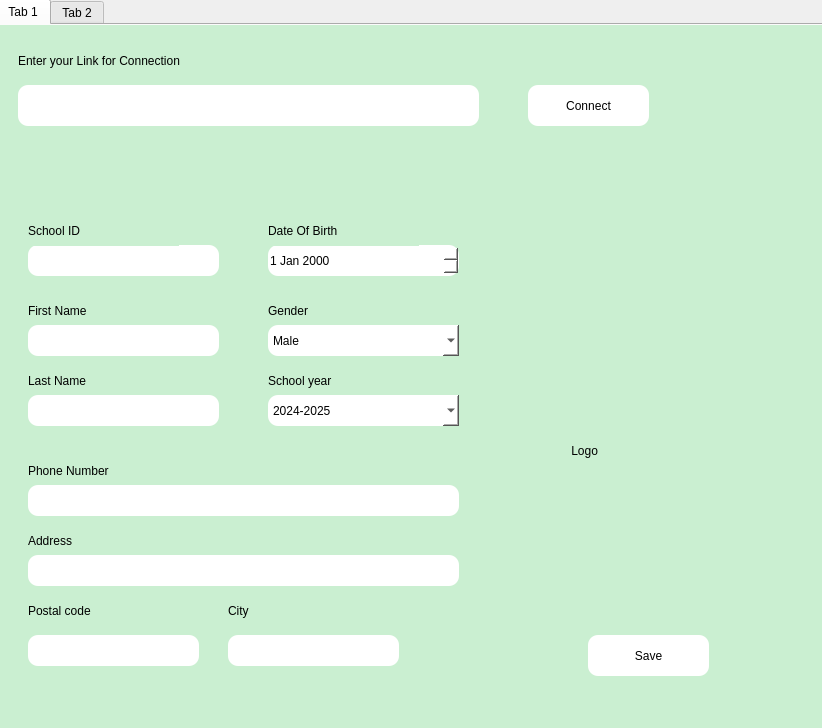
<?xml version="1.0" encoding="UTF-8"?>
<ui version="4.0">
 <class>Form</class>
 <widget class="QWidget" name="Form">
  <property name="geometry">
   <rect>
    <x>0</x>
    <y>0</y>
    <width>822</width>
    <height>728</height>
   </rect>
  </property>
  <property name="windowTitle">
   <string>Form</string>
  </property>
  <property name="styleSheet">
   <string notr="true">background-color:0x90014;</string>
  </property>
  <widget class="QTabWidget" name="tabWidget">
   <property name="geometry">
    <rect>
     <x>-4</x>
     <y>-1</y>
     <width>831</width>
     <height>731</height>
    </rect>
   </property>
   <property name="styleSheet">
    <string notr="true">background-color:0x90014;
</string>
   </property>
   <widget class="QWidget" name="tab">
    <property name="styleSheet">
     <string notr="true">background-color:#CAEFD1</string>
    </property>
    <attribute name="title">
     <string>Tab 1</string>
    </attribute>
    <widget class="QLabel" name="validation_label">
     <property name="geometry">
      <rect>
       <x>20</x>
       <y>110</y>
       <width>721</width>
       <height>51</height>
      </rect>
     </property>
     <property name="styleSheet">
      <string notr="true">font: 20pt &quot;MS Shell Dlg 2&quot;;
</string>
     </property>
     <property name="text">
      <string/>
     </property>
    </widget>
    <widget class="QLabel" name="label_12">
     <property name="geometry">
      <rect>
       <x>540</x>
       <y>200</y>
       <width>211</width>
       <height>451</height>
      </rect>
     </property>
     <property name="styleSheet">
      <string notr="true">font: 18pt &quot;MS Shell Dlg 2&quot;;</string>
     </property>
     <property name="text">
      <string>          Logo</string>
     </property>
    </widget>
    <widget class="QLabel" name="label_6">
     <property name="geometry">
      <rect>
       <x>270</x>
       <y>270</y>
       <width>151</width>
       <height>31</height>
      </rect>
     </property>
     <property name="styleSheet">
      <string notr="true">font: 14pt &quot;MS Shell Dlg 2&quot;;</string>
     </property>
     <property name="text">
      <string>Gender</string>
     </property>
    </widget>
    <widget class="QComboBox" name="gender_input">
     <property name="geometry">
      <rect>
       <x>270</x>
       <y>300</y>
       <width>191</width>
       <height>31</height>
      </rect>
     </property>
     <property name="styleSheet">
      <string notr="true">border-radius:10px;
background-color:white;
font: 14pt &quot;MS Shell Dlg 2&quot;;</string>
     </property>
     <item>
      <property name="text">
       <string>Male</string>
      </property>
     </item>
     <item>
      <property name="text">
       <string>Female</string>
      </property>
     </item>
    </widget>
    <widget class="QLabel" name="label_9">
     <property name="geometry">
      <rect>
       <x>30</x>
       <y>500</y>
       <width>151</width>
       <height>31</height>
      </rect>
     </property>
     <property name="styleSheet">
      <string notr="true">font: 14pt &quot;MS Shell Dlg 2&quot;;</string>
     </property>
     <property name="text">
      <string>Address</string>
     </property>
    </widget>
    <widget class="QLabel" name="label_2">
     <property name="geometry">
      <rect>
       <x>30</x>
       <y>270</y>
       <width>151</width>
       <height>31</height>
      </rect>
     </property>
     <property name="styleSheet">
      <string notr="true">font: 14pt &quot;MS Shell Dlg 2&quot;;</string>
     </property>
     <property name="text">
      <string>First Name</string>
     </property>
    </widget>
    <widget class="QPushButton" name="save_bt">
     <property name="geometry">
      <rect>
       <x>590</x>
       <y>610</y>
       <width>121</width>
       <height>41</height>
      </rect>
     </property>
     <property name="styleSheet">
      <string notr="true">border-radius:10px;
background-color:white;
font: 14pt &quot;MS Shell Dlg 2&quot;;</string>
     </property>
     <property name="text">
      <string>Save</string>
     </property>
    </widget>
    <widget class="QLabel" name="label">
     <property name="geometry">
      <rect>
       <x>20</x>
       <y>10</y>
       <width>401</width>
       <height>51</height>
      </rect>
     </property>
     <property name="styleSheet">
      <string notr="true">font: 20pt &quot;MS Shell Dlg 2&quot;;</string>
     </property>
     <property name="text">
      <string>Enter your Link for Connection</string>
     </property>
    </widget>
    <widget class="QDateEdit" name="birthday_input">
     <property name="geometry">
      <rect>
       <x>270</x>
       <y>220</y>
       <width>191</width>
       <height>31</height>
      </rect>
     </property>
     <property name="styleSheet">
      <string notr="true">border-radius:10px;
background-color:white;
font: 14pt &quot;MS Shell Dlg 2&quot;;</string>
     </property>
    </widget>
    <widget class="QLineEdit" name="postal_input">
     <property name="geometry">
      <rect>
       <x>30</x>
       <y>610</y>
       <width>171</width>
       <height>31</height>
      </rect>
     </property>
     <property name="styleSheet">
      <string notr="true">border-radius:10px;
background-color:white;
font: 14pt &quot;MS Shell Dlg 2&quot;;</string>
     </property>
    </widget>
    <widget class="QLabel" name="label_7">
     <property name="geometry">
      <rect>
       <x>270</x>
       <y>340</y>
       <width>151</width>
       <height>31</height>
      </rect>
     </property>
     <property name="styleSheet">
      <string notr="true">font: 14pt &quot;MS Shell Dlg 2&quot;;</string>
     </property>
     <property name="text">
      <string>School year</string>
     </property>
    </widget>
    <widget class="QLabel" name="label_3">
     <property name="geometry">
      <rect>
       <x>30</x>
       <y>340</y>
       <width>151</width>
       <height>31</height>
      </rect>
     </property>
     <property name="styleSheet">
      <string notr="true">font: 14pt &quot;MS Shell Dlg 2&quot;;</string>
     </property>
     <property name="text">
      <string>Last Name</string>
     </property>
    </widget>
    <widget class="QPushButton" name="connect_bt">
     <property name="geometry">
      <rect>
       <x>530</x>
       <y>60</y>
       <width>121</width>
       <height>41</height>
      </rect>
     </property>
     <property name="styleSheet">
      <string notr="true">border-radius:10px;
background-color:white;
font: 14pt &quot;MS Shell Dlg 2&quot;;</string>
     </property>
     <property name="text">
      <string>Connect</string>
     </property>
    </widget>
    <widget class="QComboBox" name="school_year_input">
     <property name="geometry">
      <rect>
       <x>270</x>
       <y>370</y>
       <width>191</width>
       <height>31</height>
      </rect>
     </property>
     <property name="styleSheet">
      <string notr="true">border-radius:10px;
background-color:white;
font: 14pt &quot;MS Shell Dlg 2&quot;;</string>
     </property>
     <item>
      <property name="text">
       <string>2024-2025</string>
      </property>
     </item>
     <item>
      <property name="text">
       <string>2025-2026</string>
      </property>
     </item>
     <item>
      <property name="text">
       <string>2026-2027</string>
      </property>
     </item>
     <item>
      <property name="text">
       <string>2026-2026</string>
      </property>
     </item>
    </widget>
    <widget class="QLabel" name="label_8">
     <property name="geometry">
      <rect>
       <x>30</x>
       <y>430</y>
       <width>151</width>
       <height>31</height>
      </rect>
     </property>
     <property name="styleSheet">
      <string notr="true">font: 14pt &quot;MS Shell Dlg 2&quot;;</string>
     </property>
     <property name="text">
      <string>Phone Number</string>
     </property>
    </widget>
    <widget class="QLineEdit" name="database_input">
     <property name="geometry">
      <rect>
       <x>20</x>
       <y>60</y>
       <width>461</width>
       <height>41</height>
      </rect>
     </property>
     <property name="styleSheet">
      <string notr="true">border-radius:10px;
background-color:white;
font: 18pt &quot;MS Shell Dlg 2&quot;;</string>
     </property>
    </widget>
    <widget class="QLineEdit" name="first_name_input">
     <property name="geometry">
      <rect>
       <x>30</x>
       <y>300</y>
       <width>191</width>
       <height>31</height>
      </rect>
     </property>
     <property name="styleSheet">
      <string notr="true">border-radius:10px;
background-color:white;
font: 14pt &quot;MS Shell Dlg 2&quot;;</string>
     </property>
    </widget>
    <widget class="QLabel" name="label_5">
     <property name="geometry">
      <rect>
       <x>270</x>
       <y>190</y>
       <width>151</width>
       <height>31</height>
      </rect>
     </property>
     <property name="styleSheet">
      <string notr="true">font: 14pt &quot;MS Shell Dlg 2&quot;;</string>
     </property>
     <property name="text">
      <string>Date Of Birth</string>
     </property>
    </widget>
    <widget class="QLineEdit" name="phone_input">
     <property name="geometry">
      <rect>
       <x>30</x>
       <y>460</y>
       <width>431</width>
       <height>31</height>
      </rect>
     </property>
     <property name="styleSheet">
      <string notr="true">border-radius:10px;
background-color:white;
font: 14pt &quot;MS Shell Dlg 2&quot;;</string>
     </property>
    </widget>
    <widget class="QLineEdit" name="school_id_input">
     <property name="geometry">
      <rect>
       <x>30</x>
       <y>220</y>
       <width>191</width>
       <height>31</height>
      </rect>
     </property>
     <property name="styleSheet">
      <string notr="true">border-radius:10px;
background-color:white;
font: 14pt &quot;MS Shell Dlg 2&quot;;</string>
     </property>
    </widget>
    <widget class="QLineEdit" name="city_input">
     <property name="geometry">
      <rect>
       <x>230</x>
       <y>610</y>
       <width>171</width>
       <height>31</height>
      </rect>
     </property>
     <property name="styleSheet">
      <string notr="true">border-radius:10px;
background-color:white;
font: 14pt &quot;MS Shell Dlg 2&quot;;</string>
     </property>
    </widget>
    <widget class="QLabel" name="label_4">
     <property name="geometry">
      <rect>
       <x>30</x>
       <y>190</y>
       <width>151</width>
       <height>31</height>
      </rect>
     </property>
     <property name="styleSheet">
      <string notr="true">font: 14pt &quot;MS Shell Dlg 2&quot;;</string>
     </property>
     <property name="text">
      <string>School ID</string>
     </property>
    </widget>
    <widget class="QLineEdit" name="last_name_input">
     <property name="geometry">
      <rect>
       <x>30</x>
       <y>370</y>
       <width>191</width>
       <height>31</height>
      </rect>
     </property>
     <property name="styleSheet">
      <string notr="true">border-radius:10px;
background-color:white;
font: 14pt &quot;MS Shell Dlg 2&quot;;</string>
     </property>
    </widget>
    <widget class="QLabel" name="label_10">
     <property name="geometry">
      <rect>
       <x>30</x>
       <y>570</y>
       <width>151</width>
       <height>31</height>
      </rect>
     </property>
     <property name="styleSheet">
      <string notr="true">font: 14pt &quot;MS Shell Dlg 2&quot;;</string>
     </property>
     <property name="text">
      <string>Postal code</string>
     </property>
    </widget>
    <widget class="QLabel" name="label_11">
     <property name="geometry">
      <rect>
       <x>230</x>
       <y>570</y>
       <width>151</width>
       <height>31</height>
      </rect>
     </property>
     <property name="styleSheet">
      <string notr="true">font: 14pt &quot;MS Shell Dlg 2&quot;;</string>
     </property>
     <property name="text">
      <string>City</string>
     </property>
    </widget>
    <widget class="QLineEdit" name="address_input">
     <property name="geometry">
      <rect>
       <x>30</x>
       <y>530</y>
       <width>431</width>
       <height>31</height>
      </rect>
     </property>
     <property name="styleSheet">
      <string notr="true">border-radius:10px;
background-color:white;
font: 14pt &quot;MS Shell Dlg 2&quot;;</string>
     </property>
    </widget>
   </widget>
   <widget class="QWidget" name="tab_2">
    <attribute name="title">
     <string>Tab 2</string>
    </attribute>
   </widget>
  </widget>
 </widget>
 <resources/>
 <connections/>
</ui>
